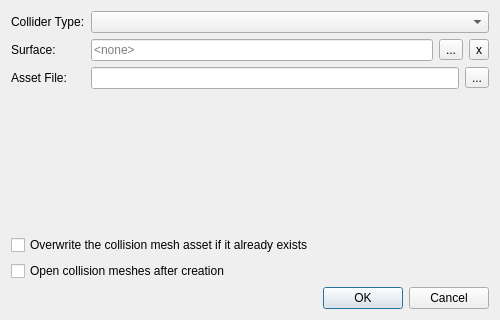
<?xml version="1.0" encoding="UTF-8"?>
<ui version="4.0">
 <class>CreateMeshColliderDlg</class>
 <widget class="QDialog" name="CreateMeshColliderDlg">
  <property name="geometry">
   <rect>
    <x>0</x>
    <y>0</y>
    <width>500</width>
    <height>320</height>
   </rect>
  </property>
  <property name="windowTitle">
   <string>Create Collider from Mesh</string>
  </property>
  <property name="windowIcon">
   <iconset resource="../../../../Tools/Libs/GuiFoundation/QtResources/resources.qrc">
    <normaloff>:/GuiFoundation/EZ-logo.svg</normaloff>:/GuiFoundation/EZ-logo.svg</iconset>
  </property>
  <layout class="QVBoxLayout" name="verticalLayout">
   <item>
    <layout class="QFormLayout" name="formLayout">
     <item row="0" column="0">
      <widget class="QLabel" name="labelType">
       <property name="text">
        <string>Collider Type:</string>
       </property>
      </widget>
     </item>
     <item row="0" column="1">
      <widget class="QComboBox" name="ColliderType"/>
     </item>
     <item row="1" column="0">
      <widget class="QLabel" name="labelSurface">
       <property name="text">
        <string>Surface:</string>
       </property>
      </widget>
     </item>
     <item row="1" column="1">
      <layout class="QHBoxLayout" name="horizontalLayoutSurface">
       <item>
        <widget class="QLineEdit" name="SurfaceAsset">
         <property name="placeholderText">
          <string>&lt;none&gt;</string>
         </property>
        </widget>
       </item>
       <item>
        <widget class="QToolButton" name="SurfaceButton">
         <property name="text">
          <string>...</string>
         </property>
        </widget>
       </item>
       <item>
        <widget class="QToolButton" name="SurfaceClearButton">
         <property name="text">
          <string>x</string>
         </property>
        </widget>
       </item>
      </layout>
     </item>
     <item row="2" column="0">
      <widget class="QLabel" name="labelPath">
       <property name="text">
        <string>Asset File:</string>
       </property>
      </widget>
     </item>
     <item row="2" column="1">
      <layout class="QHBoxLayout" name="horizontalLayoutPath">
       <item>
        <widget class="QLineEdit" name="ColliderPath"/>
       </item>
       <item>
        <widget class="QToolButton" name="BrowseButton">
         <property name="text">
          <string>...</string>
         </property>
        </widget>
       </item>
      </layout>
     </item>
    </layout>
   </item>
   <item>
    <widget class="QLabel" name="WarningLabel">
     <property name="text">
      <string/>
     </property>
     <property name="wordWrap">
      <bool>true</bool>
     </property>
    </widget>
   </item>
   <item>
    <spacer name="verticalSpacer">
     <property name="orientation">
      <enum>Qt::Vertical</enum>
     </property>
     <property name="sizeHint" stdset="0">
      <size>
       <width>20</width>
       <height>13</height>
      </size>
     </property>
    </spacer>
   </item>
   <item>
    <widget class="QCheckBox" name="OverwriteExisting">
     <property name="text">
      <string>Overwrite the collision mesh asset if it already exists</string>
     </property>
    </widget>
   </item>
   <item>
    <widget class="QCheckBox" name="OpenAfterCreate">
     <property name="text">
      <string>Open collision meshes after creation</string>
     </property>
    </widget>
   </item>
   <item>
    <widget class="QDialogButtonBox" name="ButtonBox">
     <property name="standardButtons">
      <set>QDialogButtonBox::Cancel|QDialogButtonBox::Ok</set>
     </property>
    </widget>
   </item>
  </layout>
 </widget>
 <resources>
  <include location="../QtResources/resources.qrc"/>
  <include location="../../../../Tools/Libs/GuiFoundation/QtResources/resources.qrc"/>
  <include location="../../../../Editor/EditorFramework/QtResources/resources.qrc"/>
 </resources>
 <connections/>
</ui>
